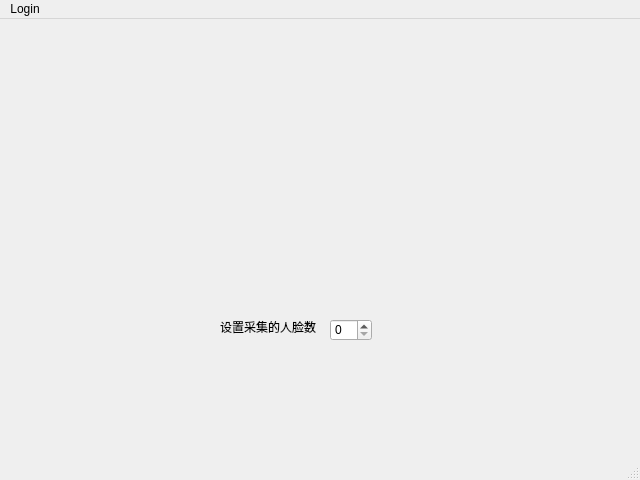
<?xml version="1.0" encoding="UTF-8"?>
<ui version="4.0">
 <class>MainWindow</class>
 <widget class="QMainWindow" name="MainWindow">
  <property name="geometry">
   <rect>
    <x>0</x>
    <y>0</y>
    <width>640</width>
    <height>480</height>
   </rect>
  </property>
  <property name="windowTitle">
   <string>MainWindow</string>
  </property>
  <widget class="QWidget" name="centralwidget">
   <widget class="QSpinBox" name="spinBox">
    <property name="geometry">
     <rect>
      <x>330</x>
      <y>300</y>
      <width>42</width>
      <height>22</height>
     </rect>
    </property>
   </widget>
   <widget class="QLabel" name="label">
    <property name="geometry">
     <rect>
      <x>220</x>
      <y>300</y>
      <width>101</width>
      <height>16</height>
     </rect>
    </property>
    <property name="text">
     <string>设置采集的人脸数</string>
    </property>
   </widget>
  </widget>
  <widget class="QMenuBar" name="menubar">
   <property name="geometry">
    <rect>
     <x>0</x>
     <y>0</y>
     <width>640</width>
     <height>23</height>
    </rect>
   </property>
   <widget class="QMenu" name="menuLogin">
    <property name="title">
     <string>Login</string>
    </property>
    <addaction name="actionlocalhost"/>
   </widget>
   <addaction name="menuLogin"/>
  </widget>
  <widget class="QStatusBar" name="statusbar"/>
  <action name="actionlocalhost">
   <property name="text">
    <string>localhost</string>
   </property>
  </action>
 </widget>
 <resources/>
 <connections/>
</ui>
